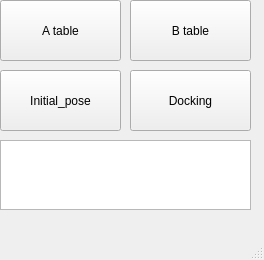
<?xml version="1.0" encoding="UTF-8"?>
<ui version="4.0">
 <class>MainWindow</class>
 <widget class="QMainWindow" name="MainWindow">
  <property name="geometry">
   <rect>
    <x>0</x>
    <y>0</y>
    <width>264</width>
    <height>260</height>
   </rect>
  </property>
  <property name="windowTitle">
   <string>MainWindow</string>
  </property>
  <widget class="QWidget" name="centralwidget">
   <widget class="QPushButton" name="a_button">
    <property name="geometry">
     <rect>
      <x>0</x>
      <y>0</y>
      <width>121</width>
      <height>61</height>
     </rect>
    </property>
    <property name="text">
     <string>A table</string>
    </property>
   </widget>
   <widget class="QPushButton" name="b_button">
    <property name="geometry">
     <rect>
      <x>130</x>
      <y>0</y>
      <width>121</width>
      <height>61</height>
     </rect>
    </property>
    <property name="text">
     <string>B table</string>
    </property>
   </widget>
   <widget class="QPushButton" name="i_button">
    <property name="geometry">
     <rect>
      <x>0</x>
      <y>70</y>
      <width>121</width>
      <height>61</height>
     </rect>
    </property>
    <property name="text">
     <string>Initial_pose</string>
    </property>
   </widget>
   <widget class="QPushButton" name="d_button">
    <property name="geometry">
     <rect>
      <x>130</x>
      <y>70</y>
      <width>121</width>
      <height>61</height>
     </rect>
    </property>
    <property name="text">
     <string>Docking</string>
    </property>
   </widget>
   <widget class="QTextEdit" name="textEdit">
    <property name="geometry">
     <rect>
      <x>0</x>
      <y>140</y>
      <width>251</width>
      <height>70</height>
     </rect>
    </property>
   </widget>
  </widget>
  <widget class="QMenuBar" name="menubar">
   <property name="geometry">
    <rect>
     <x>0</x>
     <y>0</y>
     <width>264</width>
     <height>22</height>
    </rect>
   </property>
  </widget>
  <widget class="QStatusBar" name="statusbar"/>
 </widget>
 <resources/>
 <connections/>
</ui>
